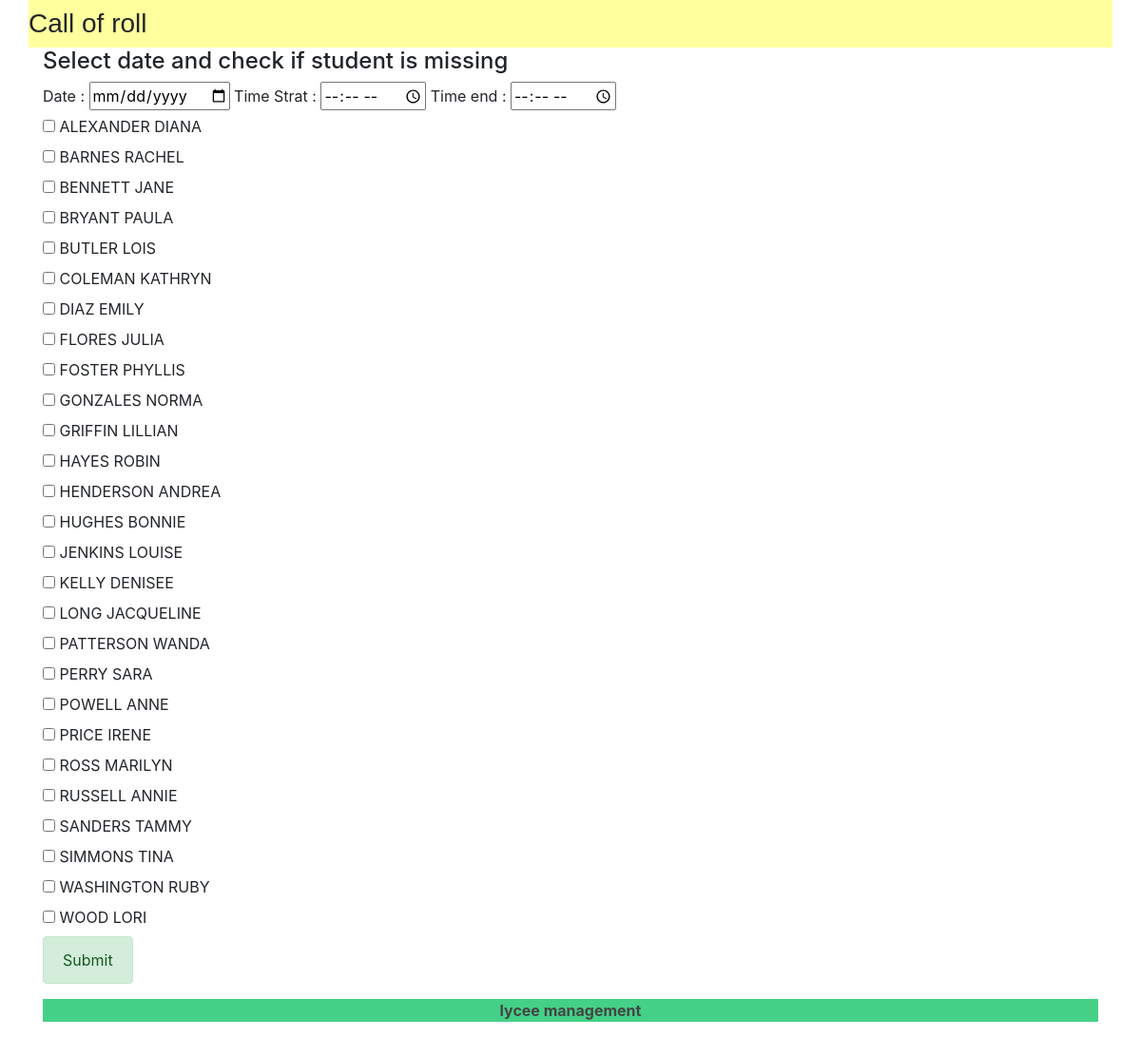
/lycee/cursuscall/11, run on an earlier commit of the app's database.
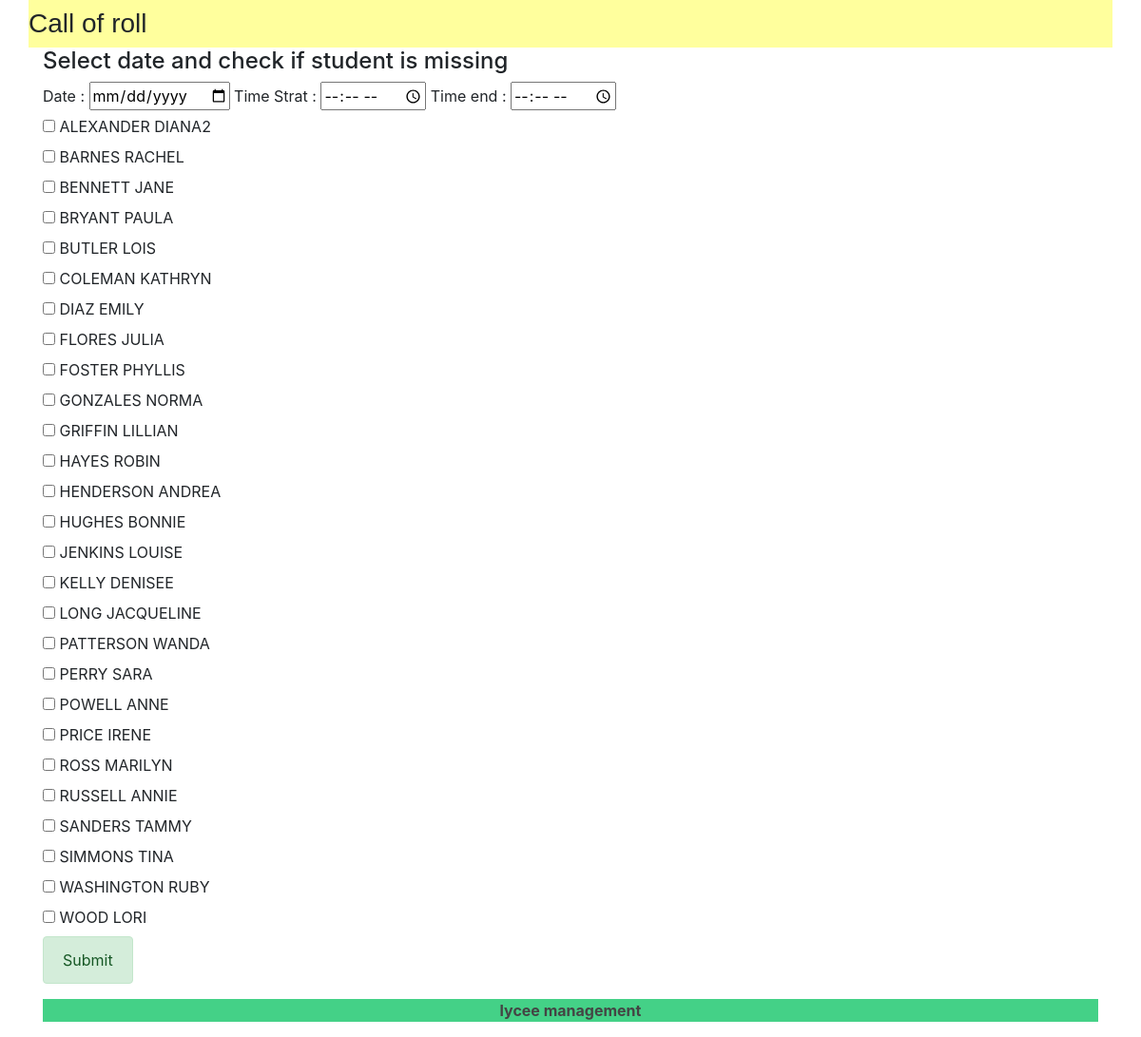
And on a later commit of the database.
### lycee/models.py (models this page shows, shortened)
class Student(models.Model):
  first_name = models.CharField(
    max_length = 50,
    blank = False,
    null = False
  )
  birth_date = models.DateField(
    verbose_name= 'date of birth',
    blank = False,
    null = False
  )
  last_name = models.CharField(
    max_length = 255,
    blank = False,
    null = False,
    help_text = "last name",
    default= '???'
  )
  phone = models.CharField(
    max_length = 10,
    verbose_name = "phone number of student",
    blank = False,
    null = False,
    help_text = "phone number of student",
    default= '0123456789'
  )
  email = models.CharField(
    max_length = 255,
    verbose_name = "email of student",
    blank = False,
    null = False,
    help_text = "email of student",
    default = 'a@a.fr'
  )
  comments = models.CharField(
    max_length = 255,
    verbose_name = "comments of student",
    blank = True,
    null = False,
    help_text = "comments of student",
    default = '...'
  )
  cursus = models.ForeignKey(
    Cursus,
    on_delete = models.CASCADE,
    null = True
  )

### lycee/views.py (the view, shortened to what this page needs)
# urls.py: path('lycee/cursuscall/<int:cursus_id>', views.detailcursuscall,name="detailcursuscall"),
def detailcursuscall(request, cursus_id):
  result_list = Student.objects.all().filter(cursus=cursus_id).order_by('last_name')
  context = {
    'liste' : result_list,
  }
  return render(request,'lycee/cursuscall.html',context)

### lycee/templates/lycee/cursuscall.html (shortened to what this page needs)
{% extends "master.html" %}
{% load static %}
{% if liste %}
  {% block title %}
    <h3>Call of roll</h3>
  {% endblock %}
  {% block content %}
   <form method="POST">
    <div class="container">
      <h4>Select date and check if student is missing</h4>
      <label>Date :</label>
      <input id="date" type="date" name="date" value="jj/mm/aaaa">
      <label>Time Strat :</label>
      <input id="time_start" type="time" name="time_start">
      <label>Time end :</label>
      <input id="time_end" type="time" name="time_end">
      {% for student in liste %}
        <div class="row">
          <div class = "col">
            <input type="checkbox" name="student{{student.id}}">
            <label for="student{{student.id}}">{{student.last_name}} {{student.first_name}} </label>
          </div>
        </div>
      {% endfor %}
      <button class="alert alert-success" type='submit' name="submit" value="submitSend">
          Submit
      </button>
    </div>
  </form>
  {% endblock %}
{% else %}
  <p> No cursus to show .</p>
{% endif %}

What changed in the data, as far as the page shows it:
changed Student "ALEXANDER": first_name "DIANA" → "DIANA2"
